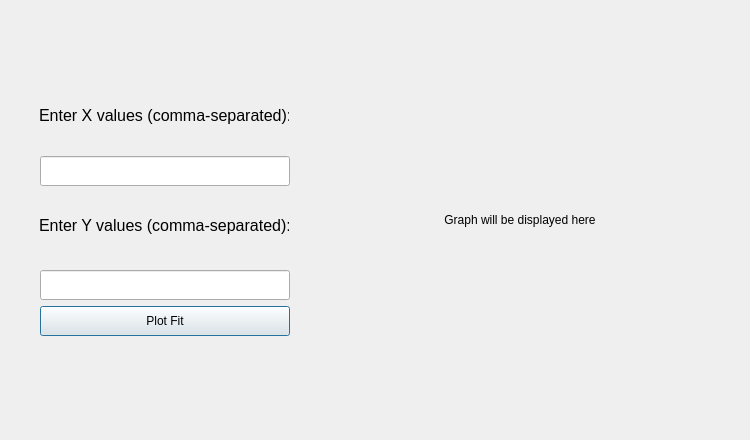
<?xml version="1.0" encoding="UTF-8"?>
<ui version="4.0">
 <class>LinearCurveFitting</class>
 <widget class="QDialog" name="LinearCurveFitting">
  <property name="geometry">
   <rect>
    <x>0</x>
    <y>0</y>
    <width>750</width>
    <height>440</height>
   </rect>
  </property>
  <property name="minimumSize">
   <size>
    <width>750</width>
    <height>440</height>
   </size>
  </property>
  <property name="maximumSize">
   <size>
    <width>750</width>
    <height>440</height>
   </size>
  </property>
  <property name="windowTitle">
   <string>Linear Curve Fitting</string>
  </property>
  <widget class="QLabel" name="plot_area">
   <property name="geometry">
    <rect>
     <x>320</x>
     <y>20</y>
     <width>400</width>
     <height>400</height>
    </rect>
   </property>
   <property name="minimumSize">
    <size>
     <width>400</width>
     <height>400</height>
    </size>
   </property>
   <property name="maximumSize">
    <size>
     <width>400</width>
     <height>400</height>
    </size>
   </property>
   <property name="text">
    <string>Graph will be displayed here</string>
   </property>
   <property name="alignment">
    <set>Qt::AlignCenter</set>
   </property>
  </widget>
  <widget class="QLabel" name="label_x">
   <property name="geometry">
    <rect>
     <x>39</x>
     <y>106</y>
     <width>250</width>
     <height>19</height>
    </rect>
   </property>
   <property name="maximumSize">
    <size>
     <width>250</width>
     <height>16777215</height>
    </size>
   </property>
   <property name="font">
    <font>
     <pointsize>12</pointsize>
    </font>
   </property>
   <property name="text">
    <string>Enter X values (comma-separated):</string>
   </property>
  </widget>
  <widget class="QLabel" name="label_y">
   <property name="geometry">
    <rect>
     <x>39</x>
     <y>216</y>
     <width>250</width>
     <height>19</height>
    </rect>
   </property>
   <property name="maximumSize">
    <size>
     <width>250</width>
     <height>16777215</height>
    </size>
   </property>
   <property name="font">
    <font>
     <pointsize>12</pointsize>
    </font>
   </property>
   <property name="text">
    <string>Enter Y values (comma-separated):</string>
   </property>
  </widget>
  <widget class="QLineEdit" name="x_input">
   <property name="geometry">
    <rect>
     <x>40</x>
     <y>156</y>
     <width>250</width>
     <height>30</height>
    </rect>
   </property>
   <property name="minimumSize">
    <size>
     <width>250</width>
     <height>30</height>
    </size>
   </property>
   <property name="maximumSize">
    <size>
     <width>250</width>
     <height>30</height>
    </size>
   </property>
  </widget>
  <widget class="QPushButton" name="plot_button">
   <property name="geometry">
    <rect>
     <x>40</x>
     <y>306</y>
     <width>250</width>
     <height>30</height>
    </rect>
   </property>
   <property name="minimumSize">
    <size>
     <width>250</width>
     <height>30</height>
    </size>
   </property>
   <property name="maximumSize">
    <size>
     <width>250</width>
     <height>30</height>
    </size>
   </property>
   <property name="text">
    <string>Plot Fit</string>
   </property>
  </widget>
  <widget class="QLineEdit" name="y_input">
   <property name="geometry">
    <rect>
     <x>40</x>
     <y>270</y>
     <width>250</width>
     <height>30</height>
    </rect>
   </property>
   <property name="minimumSize">
    <size>
     <width>250</width>
     <height>30</height>
    </size>
   </property>
   <property name="maximumSize">
    <size>
     <width>250</width>
     <height>30</height>
    </size>
   </property>
  </widget>
 </widget>
 <resources/>
 <connections/>
</ui>
